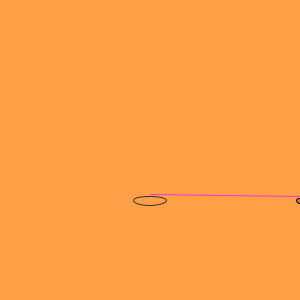
Frame 1 (no input)
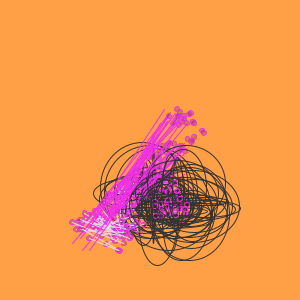
Frame 60 (the mouse pressed at the canvas centre just before this capture)
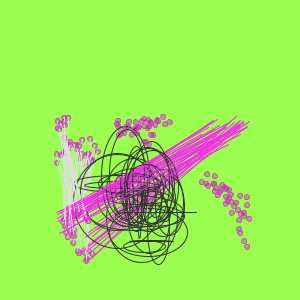
Frame 120 (the mouse held since frame 60 and released just before this capture)

The Processing sketch that drew these frames (run headless with seeded random() and noise(); from frame 60 on, the mouse is pressed at the canvas centre):

// Processing sketch: gnat
// ── gnat.pde
Gnat charlie = new Gnat();
Gnat frankie = new Gnat();
Gnat jeanie = new Gnat();
Gnat benny = new Gnat();

void setup() {
 size(300,300);
 //noStroke(); 
}

void draw() {
  charlie.fly();
  charlie.zap();
  frankie.fly();
  frankie.zap();
  jeanie.fly();
  jeanie.zap();
  benny.fly();
  benny.zap();
  stroke(222,222,222);
  noFill();
  line(charlie.flyX,charlie.flyY,frankie.flyX,frankie.flyY);
  stroke(50);
  ellipse(jeanie.flyX,benny.flyY,random(100),random(100));
  stroke(242,46,233);
  line(benny.flyX,jeanie.flyY,charlie.flyX,frankie.flyY);
}

class Gnat {
  
 float flyX = 300;
 float flyY = 200;
 float flyAlpha = 50;
 float flySize = 5;
 
 Gnat() {
   
 }
  
 void fly () {  
  flyX = flyX + random(-10,10);
  flyY = flyY + random(-10,10);
  fill(0,flyAlpha);
  ellipse(flyX,flyY,flySize,flySize);
  //wings:
  //fill(0,random(25,75));
  //arc(flyX-1,flyY-2,random(5,25),flySize+2);
  //arc(flyX+1,flyY-2,random(5,25),flySize+2);
 }
  
  
 void zap () {
  if (flyX > width) {
   flyX = width/2;
   background(255,160,70); 
  }
  if (flyX < 0) {
    flyX = width/2;
    background(136,44,255);
  }
  if (flyY > height) {
   flyY = height/2;
  background(155,255,79); 
  }
  if (flyY < 0) {
    flyY = height/2;
    background(201);
  }
  }
}
